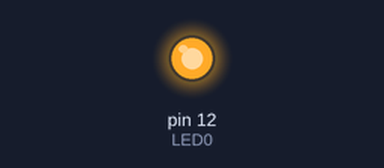
Recording of a program running on a simulated Raspberry Pi (header pin numbers). Shown: output pins drawn as LEDs (lit = HIGH). What the program prints to the terminal is not drawn. At 3.0 s the program stops and its outputs stay as they are.

Above: at 0.1 s.
At 3.1 s:
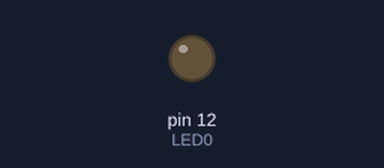
Timing chart, 0 to 4.5 s (numbered marks = the images above):
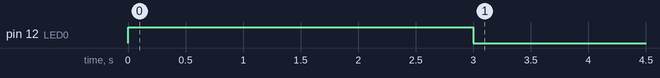

The program:

HelloLED.py
```python
import time
import RPi.GPIO as GPIO

# 設定 GPIO 腳位模式
GPIO.setmode(GPIO.BOARD)

# 設定 LED pin變數
LED0 = 12

# 設定為輸出
GPIO.setup(LED0, GPIO.OUT)

# 開燈
GPIO.output(LED0, GPIO.HIGH)
print('開燈')

# 延遲 3 秒
time.sleep(3)

# 關燈
GPIO.output(LED0, GPIO.LOW)
print('關燈')
```

Measured:
- by itself, pin 12 (LED0): LOW → HIGH at 0.00 s, → LOW 3.0 s later
